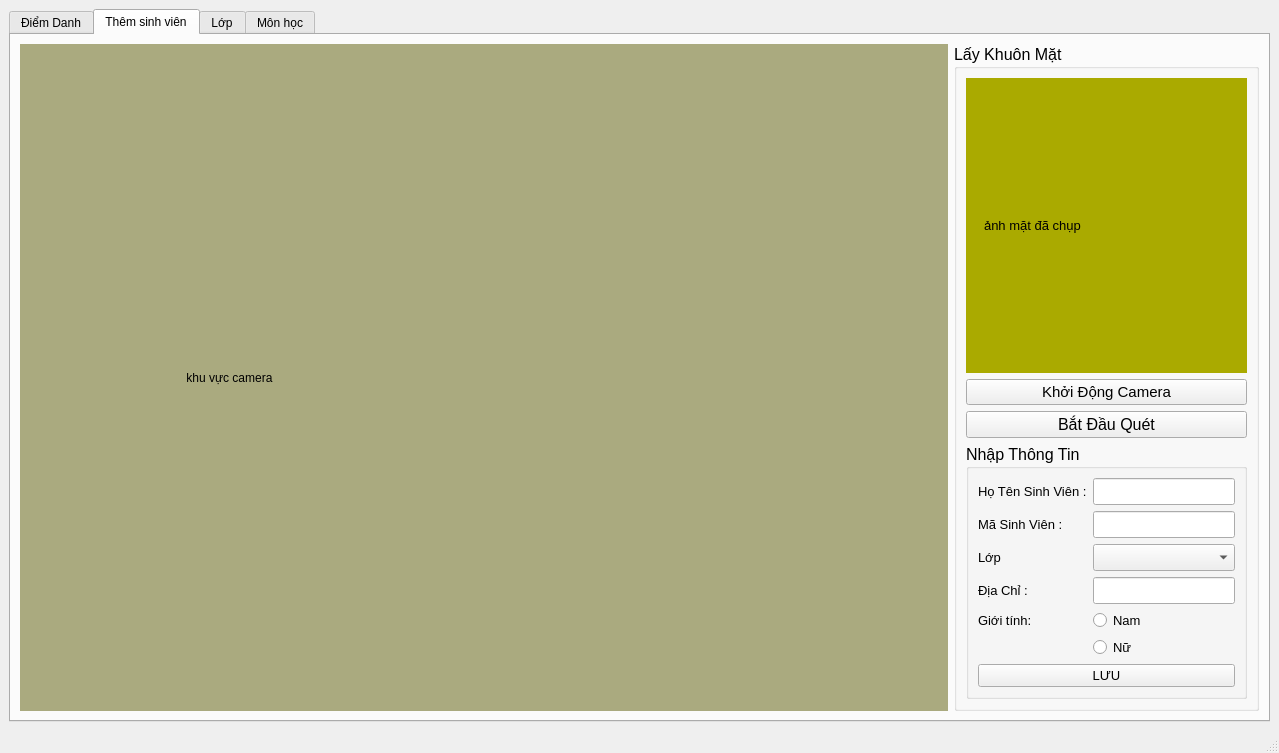
<?xml version="1.0" encoding="UTF-8"?>
<ui version="4.0">
 <class>MainWindow</class>
 <widget class="QMainWindow" name="MainWindow">
  <property name="geometry">
   <rect>
    <x>0</x>
    <y>0</y>
    <width>1279</width>
    <height>753</height>
   </rect>
  </property>
  <property name="windowTitle">
   <string>Phần Mền Điểm Danh</string>
  </property>
  <widget class="QWidget" name="centralwidget">
   <layout class="QHBoxLayout" name="horizontalLayout_2">
    <item>
     <widget class="QTabWidget" name="tabWidget">
      <property name="sizePolicy">
       <sizepolicy hsizetype="Expanding" vsizetype="Expanding">
        <horstretch>0</horstretch>
        <verstretch>0</verstretch>
       </sizepolicy>
      </property>
      <property name="mouseTracking">
       <bool>false</bool>
      </property>
      <property name="tabletTracking">
       <bool>false</bool>
      </property>
      <property name="currentIndex">
       <number>1</number>
      </property>
      <widget class="QWidget" name="tab_dd">
       <attribute name="title">
        <string>Điểm Danh</string>
       </attribute>
       <layout class="QHBoxLayout" name="horizontalLayout_3">
        <item>
         <widget class="QLabel" name="label_D_cam">
          <property name="sizePolicy">
           <sizepolicy hsizetype="Expanding" vsizetype="Preferred">
            <horstretch>0</horstretch>
            <verstretch>0</verstretch>
           </sizepolicy>
          </property>
          <property name="styleSheet">
           <string notr="true">background-color: rgb(170, 170, 127);</string>
          </property>
          <property name="text">
           <string/>
          </property>
         </widget>
        </item>
        <item>
         <layout class="QVBoxLayout" name="verticalLayout">
          <item>
           <widget class="QPushButton" name="btn_D_startcam">
            <property name="text">
             <string>khỏi động camera</string>
            </property>
           </widget>
          </item>
          <item>
           <layout class="QFormLayout" name="formLayout_2">
            <property name="sizeConstraint">
             <enum>QLayout::SetMinimumSize</enum>
            </property>
            <property name="rowWrapPolicy">
             <enum>QFormLayout::DontWrapRows</enum>
            </property>
            <property name="labelAlignment">
             <set>Qt::AlignLeading|Qt::AlignLeft|Qt::AlignVCenter</set>
            </property>
            <property name="formAlignment">
             <set>Qt::AlignLeading|Qt::AlignLeft|Qt::AlignTop</set>
            </property>
            <property name="horizontalSpacing">
             <number>0</number>
            </property>
            <property name="verticalSpacing">
             <number>10</number>
            </property>
            <property name="topMargin">
             <number>0</number>
            </property>
            <property name="bottomMargin">
             <number>0</number>
            </property>
            <item row="0" column="0">
             <widget class="QLabel" name="label_13">
              <property name="text">
               <string>Môn học :</string>
              </property>
             </widget>
            </item>
            <item row="0" column="1">
             <widget class="QComboBox" name="cbb_D_monhoc"/>
            </item>
            <item row="1" column="0">
             <widget class="QLabel" name="label_14">
              <property name="text">
               <string>Ngày điểm danh :</string>
              </property>
             </widget>
            </item>
            <item row="1" column="1">
             <widget class="QDateTimeEdit" name="dte_D_ngayDD"/>
            </item>
           </layout>
          </item>
          <item>
           <widget class="QTableView" name="tableView_D_dssv">
            <property name="sizePolicy">
             <sizepolicy hsizetype="Preferred" vsizetype="Expanding">
              <horstretch>0</horstretch>
              <verstretch>0</verstretch>
             </sizepolicy>
            </property>
           </widget>
          </item>
         </layout>
        </item>
       </layout>
      </widget>
      <widget class="QWidget" name="tab_Themsv">
       <attribute name="title">
        <string>Thêm sinh viên</string>
       </attribute>
       <layout class="QHBoxLayout" name="horizontalLayout">
        <item>
         <widget class="QLabel" name="label_T_cam">
          <property name="sizePolicy">
           <sizepolicy hsizetype="Preferred" vsizetype="Preferred">
            <horstretch>0</horstretch>
            <verstretch>0</verstretch>
           </sizepolicy>
          </property>
          <property name="styleSheet">
           <string notr="true">background-color: rgb(170, 170, 127);</string>
          </property>
          <property name="text">
           <string>                                                  khu vực camera</string>
          </property>
         </widget>
        </item>
        <item>
         <widget class="QGroupBox" name="groupBox_2">
          <property name="sizePolicy">
           <sizepolicy hsizetype="Fixed" vsizetype="Minimum">
            <horstretch>0</horstretch>
            <verstretch>200</verstretch>
           </sizepolicy>
          </property>
          <property name="font">
           <font>
            <pointsize>12</pointsize>
           </font>
          </property>
          <property name="title">
           <string>Lấy Khuôn Mặt</string>
          </property>
          <layout class="QGridLayout" name="gridLayout_3">
           <item row="2" column="0">
            <widget class="QPushButton" name="btn_T_Quet">
             <property name="sizePolicy">
              <sizepolicy hsizetype="Preferred" vsizetype="Fixed">
               <horstretch>0</horstretch>
               <verstretch>0</verstretch>
              </sizepolicy>
             </property>
             <property name="font">
              <font>
               <pointsize>12</pointsize>
              </font>
             </property>
             <property name="text">
              <string>Bắt Đầu Quét</string>
             </property>
            </widget>
           </item>
           <item row="3" column="0">
            <widget class="QGroupBox" name="groupBox">
             <property name="sizePolicy">
              <sizepolicy hsizetype="Minimum" vsizetype="Maximum">
               <horstretch>0</horstretch>
               <verstretch>0</verstretch>
              </sizepolicy>
             </property>
             <property name="font">
              <font>
               <pointsize>12</pointsize>
              </font>
             </property>
             <property name="title">
              <string>Nhập Thông Tin</string>
             </property>
             <layout class="QFormLayout" name="formLayout_3">
              <item row="0" column="0">
               <widget class="QLabel" name="label_8">
                <property name="font">
                 <font>
                  <pointsize>10</pointsize>
                 </font>
                </property>
                <property name="text">
                 <string>Họ Tên Sinh Viên :</string>
                </property>
               </widget>
              </item>
              <item row="0" column="1">
               <widget class="QLineEdit" name="txt_T_tensv"/>
              </item>
              <item row="2" column="0">
               <widget class="QLabel" name="label_9">
                <property name="font">
                 <font>
                  <pointsize>10</pointsize>
                 </font>
                </property>
                <property name="text">
                 <string>Mã Sinh Viên :</string>
                </property>
               </widget>
              </item>
              <item row="2" column="1">
               <widget class="QLineEdit" name="txt_T_masv"/>
              </item>
              <item row="4" column="0">
               <widget class="QLabel" name="label_10">
                <property name="font">
                 <font>
                  <pointsize>10</pointsize>
                 </font>
                </property>
                <property name="text">
                 <string>Lớp</string>
                </property>
               </widget>
              </item>
              <item row="7" column="0">
               <widget class="QLabel" name="label_11">
                <property name="font">
                 <font>
                  <pointsize>10</pointsize>
                 </font>
                </property>
                <property name="text">
                 <string>Giới tính:</string>
                </property>
               </widget>
              </item>
              <item row="7" column="1">
               <widget class="QRadioButton" name="rdo_T_nam">
                <property name="font">
                 <font>
                  <pointsize>10</pointsize>
                 </font>
                </property>
                <property name="text">
                 <string>Nam</string>
                </property>
                <attribute name="buttonGroup">
                 <string notr="true">buttonGroup</string>
                </attribute>
               </widget>
              </item>
              <item row="8" column="1">
               <widget class="QRadioButton" name="rdo_T_nu">
                <property name="font">
                 <font>
                  <pointsize>10</pointsize>
                 </font>
                </property>
                <property name="text">
                 <string>Nữ</string>
                </property>
                <attribute name="buttonGroup">
                 <string notr="true">buttonGroup</string>
                </attribute>
               </widget>
              </item>
              <item row="9" column="0" colspan="2">
               <widget class="QPushButton" name="btn_T_luu">
                <property name="sizePolicy">
                 <sizepolicy hsizetype="Minimum" vsizetype="Fixed">
                  <horstretch>0</horstretch>
                  <verstretch>0</verstretch>
                 </sizepolicy>
                </property>
                <property name="font">
                 <font>
                  <pointsize>10</pointsize>
                 </font>
                </property>
                <property name="text">
                 <string>LƯU</string>
                </property>
               </widget>
              </item>
              <item row="6" column="0">
               <widget class="QLabel" name="label_12">
                <property name="font">
                 <font>
                  <pointsize>10</pointsize>
                 </font>
                </property>
                <property name="text">
                 <string>Địa Chỉ :</string>
                </property>
               </widget>
              </item>
              <item row="6" column="1">
               <widget class="QLineEdit" name="txt_T_DiaChi"/>
              </item>
              <item row="4" column="1">
               <widget class="QComboBox" name="cbb_T_lop"/>
              </item>
             </layout>
            </widget>
           </item>
           <item row="0" column="0">
            <widget class="QLabel" name="label_T_hinh">
             <property name="sizePolicy">
              <sizepolicy hsizetype="Minimum" vsizetype="Preferred">
               <horstretch>0</horstretch>
               <verstretch>0</verstretch>
              </sizepolicy>
             </property>
             <property name="minimumSize">
              <size>
               <width>0</width>
               <height>0</height>
              </size>
             </property>
             <property name="sizeIncrement">
              <size>
               <width>0</width>
               <height>0</height>
              </size>
             </property>
             <property name="baseSize">
              <size>
               <width>0</width>
               <height>0</height>
              </size>
             </property>
             <property name="font">
              <font>
               <pointsize>10</pointsize>
              </font>
             </property>
             <property name="styleSheet">
              <string notr="true">background-color: rgb(170, 170, 0);</string>
             </property>
             <property name="text">
              <string>     ảnh mặt đã chụp</string>
             </property>
            </widget>
           </item>
           <item row="1" column="0">
            <widget class="QPushButton" name="btn_T_KDcam">
             <property name="sizePolicy">
              <sizepolicy hsizetype="Preferred" vsizetype="Maximum">
               <horstretch>0</horstretch>
               <verstretch>0</verstretch>
              </sizepolicy>
             </property>
             <property name="font">
              <font>
               <pointsize>11</pointsize>
              </font>
             </property>
             <property name="text">
              <string>Khởi Động Camera</string>
             </property>
            </widget>
           </item>
          </layout>
         </widget>
        </item>
       </layout>
      </widget>
      <widget class="QWidget" name="tab_lop">
       <attribute name="title">
        <string>Lớp</string>
       </attribute>
      </widget>
      <widget class="QWidget" name="tab_mhoc">
       <attribute name="title">
        <string>Môn học</string>
       </attribute>
      </widget>
     </widget>
    </item>
   </layout>
  </widget>
  <widget class="QStatusBar" name="statusbar"/>
 </widget>
 <resources/>
 <connections/>
 <buttongroups>
  <buttongroup name="buttonGroup"/>
 </buttongroups>
</ui>
